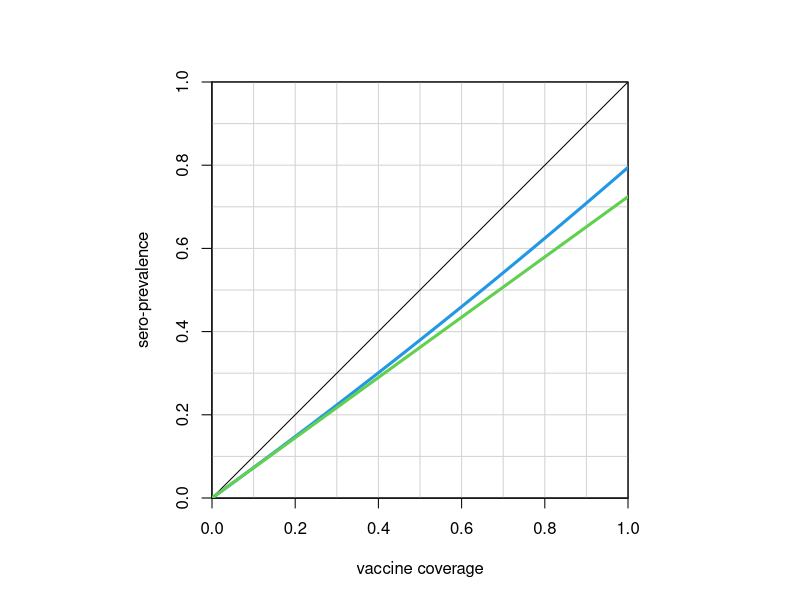
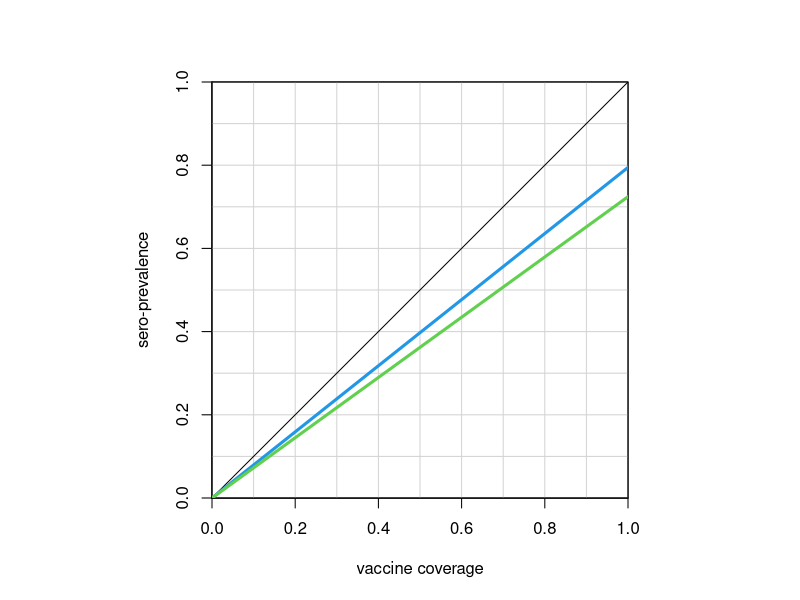

Recreate these plots in R, in order.
## ---- chunk 1
knitr::opts_chunk$set(cache = TRUE)
## ---- chunk 2
protection1 <- function(t1, t2, t3, c1, c2, e1, e2, conditional = TRUE) {
  if (! conditional) {
    if (c2 > c1) stop("c2 cannot be greater than c1.")
    c2 <- c2 / c1
  }
  n <- 1 / t3
  one_dose <- ((t2 - t1) * c1 + (t3 - t2) * c1 * (1 - c2)) * n
  two_doses <- (t3 - t2) * c1 * c2 * n
  one_dose * e1 + two_doses * e2
}
## ---- chunk 3
protection1(t1 = 9 * 30,  # timing of the first dose (in days)
            t2 = 18 * 30, # timing of the second dose (in days)
            t3 = 5 * 365, # duration of the cohort (in days)
            c1 = .85,     # vaccine coverage first dose (btwn 93% and 96%)
            c2 = .85,     # vaccine coverage second dose | first dose
            e1 = .85,     # vaccine efficiency first dose
            e2 = .95      # vaccine efficiency second dose
)
## ---- chunk 4
protection1(t1 = 9 * 30,  # timing of the first dose (in days)
            t2 = 18 * 30, # timing of the second dose (in days)
            t3 = 5 * 365, # duration of the cohort (in days)
            c1 = .85,     # vaccine coverage first dose (btwn 93% and 96%)
            c2 = .85,     # vaccine coverage second dose | first dose
            e1 = .85,     # vaccine efficiency first dose
            e2 = .95,     # vaccine efficiency second dose
            conditional = FALSE
)
## ---- chunk 5
abline2 <- function(...) abline(..., col = "lightgrey")
lines2 <- function(...) lines(..., lwd = 3)

plot_layout <- function() {
  opar <- par(pty = "s")
  plot(0, 0, type = "n", xlim = 0:1, ylim = 0:1, asp = 1, xaxs = "i", yaxs = "i",
       xlab = "vaccine coverage", ylab = "sero-prevalence")
  par(opar)
  abline2(v = seq(0, 1, .1))
  abline2(h = seq(0, 1, .1))
  abline(0, 1)
  box(bty = "o")
}
## ---- chunk 6
prot1 <- function(t1 = 9 * 30,
                  t2 = 18 * 30,
                  t3 = 5 * 365,
                  c,
                  e1 = .85,
                  e2 = .95) {
  (t3 - t1) * e1 * c / t3 + (t3 - t2) * (e2 - e1) * c^2 / t3
}

# vaccine coverage values (x axis):
cov_val <- seq(0, 1, le = 500)

# layout of the plot:
plot_layout()

# sero-prevalences:
lines2(cov_val, prot1(c = cov_val, e2 = .95), col = 4)
lines2(cov_val, prot1(c = cov_val, e2 = .85), col = 3)
## ---- chunk 7
prot2 <- function(t1 = 9 * 30,
                  t2 = 18 * 30,
                  t3 = 5 * 365,
                  c,
                  e1 = .85,
                  e2 = .95) {
  ((t2 - t1) * e1 + (t3 - t2) * e2) * c / t3
}

# layout of the plot:
plot_layout()

# sero-prevalences:
lines2(cov_val, prot2(c = cov_val, e2 = .95), col = 4)
lines2(cov_val, prot2(c = cov_val, e2 = .85), col = 3)
